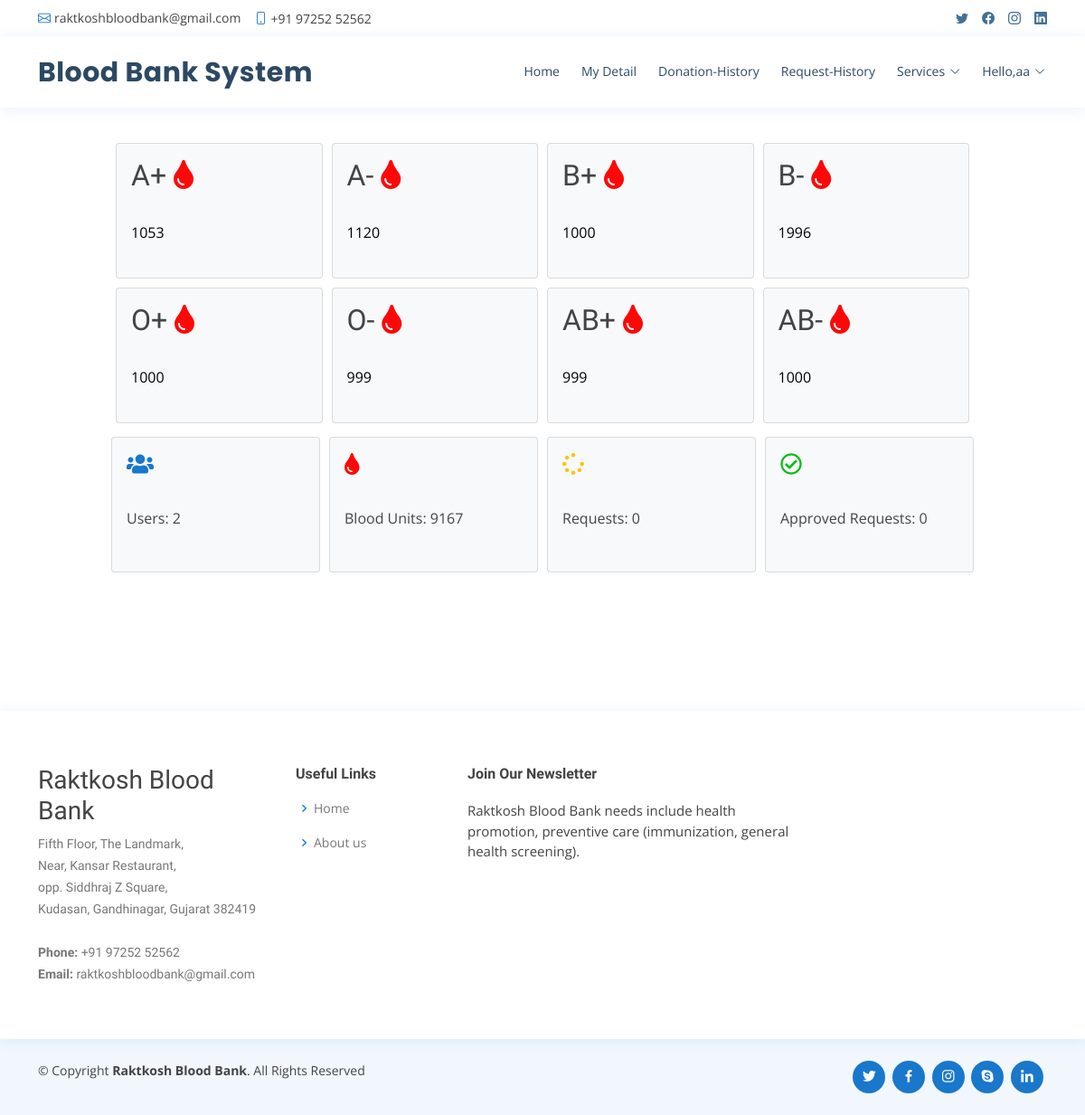
The page /admin_home (signed in) on the database its author committed.
### raktkosh/models.py (models this page shows, shortened)
class Category(models.Model):
    name = models.CharField(max_length=100, null=True, blank=True)

class Stock(models.Model):
    bloodgroup = models.CharField(max_length=10)
    unit = models.PositiveIntegerField(default=0)
    category = models.ForeignKey(Category, on_delete=models.CASCADE)
    user_profile = models.ForeignKey(UserProfile, on_delete=models.CASCADE, null=True, default=None)  # Manually added user_profile field with a default value of None

### raktkosh/views.py (the view)
# urls.py: path('admin_home', views.admin_home, name='admin_home'),
@login_required(login_url='admin_login')
def admin_home(request):
    categories = Category.objects.all()
    stocks = Stock.objects.all()
    total_donors = UserProfile.objects.all().count()
    total_blood_units = Stock.objects.aggregate(total_units=Sum('unit'))['total_units'] or 0
    total_requests = BloodRequest.objects.all().count()
    total_approved_requests = BloodRequest.objects.filter(status='Approved').count()
    if request.method == 'POST':
        form = BloodForm(request.POST)
        if form.is_valid():
            bloodgroup = form.cleaned_data['bloodgroup']
            unit = form.cleaned_data['unit']
            stock, created = Stock.objects.get_or_create(bloodgroup=bloodgroup)
            stock.unit += unit
            stock.save()
            messages.success(request, 'Stock updated successfully.')
            return redirect('admin_home')
        else:
            messages.error(request, 'Error updating stock.')
    else:
        form = BloodForm()
    context = {
        'categories': categories,
        'stocks': stocks,
        'total_donors': total_donors,
        'total_blood_units': total_blood_units,
        'total_requests': total_requests,
        'total_approved_requests': total_approved_requests,
        'form': form,
    }
    return render(request, 'admin_home.html', context)

### raktkosh/templates/admin_home.html
{% extends 'base.html' %}
{% block body %}
{% load widget_tweaks %}
{% load static %}
{% load active_link_tags %}
<div class="container" style="padding: 100px;">
    <div class="row" style="padding: 5px;">
        {% for category in categories %}
        <div class="col-sm-3" style="padding: 5px;">
            <div class="card bg-light" style="height: 150px; overflow:auto; scrollbar-width: none;">
                <div class="card-body">
                    <div class="blood">
                        <h2 >{{ category.name }} <i style="color: rgb(253, 8, 8);" class="fas fa-tint"></i></h2>
                    </div><br>
                    <div style="color: rgb(0,0,0);">
                        {% for stock in stocks %}
                            {% if stock.bloodgroup == category.name %}
                                {{ stock.unit }}
                            {% endif %}
                        {% endfor %}
                    </div>
                </div>
            </div>
        </div>
        {% endfor %}
    </div>
    <div class="row">
        <div class="col-sm-3" style="padding: 5px;">
            <div class="card bg-light" style="height: 150px; overflow:auto; scrollbar-width: none;">
                <div class="card-body">
                    <div class="blood">
                        <h4>
                            <i style="color: #1977cc;" class="fas fa-users"></i>
                        </h4>
                    </div><br>
                    <div>
                        Users: {{ total_donors }}
                    </div>
                </div>
            </div>
        </div>
        <div class="col-sm-3" style="padding: 5px;">
            <div class="card bg-light" style="height: 150px; overflow:auto; scrollbar-width: none;">
                <div class="card-body">
                    <div class="blood">
                        <h4>
                            <i style="color: rgb(253, 8, 8);" class="fas fa-tint"></i>
                        </h4>
                    </div><br>
                    <div>
                        Blood Units: {{ total_blood_units }}
                    </div>
                </div>
            </div>
        </div>
        <div class="col-sm-3" style="padding: 5px;">
            <div class="card bg-light" style="height: 150px; overflow:auto; scrollbar-width: none;">
                <div class="card-body">
                    <div class="blood">
                        <h4>
                            <i style="color: rgb(253, 196, 8);" class="fas fa-spinner"></i>
                        </h4>
                    </div><br>
                    <div>
                        Requests: {{ total_requests }}
                    </div>
                </div>
            </div>
        </div>
        <div class="col-sm-3" style="padding: 5px;">
            <div class="card bg-light" style="height: 150px; overflow:auto; scrollbar-width: none;">
                <div class="card-body">
                    <div class="blood">
                        <h4>
                            <i style="color: rgb(10, 187, 25);"class="far fa-check-circle"></i>
                        </h4>
                    </div><br>
                    <div style="margin-bottom: 5px;">
                        Approved Requests: {{ total_approved_requests }}
                    </div>
                </div>
            </div>
        </div>
    </div>
</div>
{% endblock %}

### raktkosh/templates/base.html (shortened to what this page needs)
<!DOCTYPE html>
<html lang="en">
  {% load static %}
  {% load active_link_tags %}
<head>
  <link href="{% static 'vendor/fontawesome-free/css/all.min.css' %}" rel="stylesheet">
  <link href="{% static 'vendor/animate.css/animate.min.css' %}" rel="stylesheet">
  <link href="{% static 'vendor/bootstrap/css/bootstrap.min.css' %}" rel="stylesheet">
  <link href="{% static 'vendor/bootstrap-icons/bootstrap-icons.css' %}" rel="stylesheet">
  <link href="{% static 'vendor/boxicons/css/boxicons.min.css' %}" rel="stylesheet">
  <link href="{% static 'vendor/glightbox/css/glightbox.min.css' %}" rel="stylesheet">
  <link href="{% static 'vendor/remixicon/remixicon.css' %}" rel="stylesheet">
  <link href="{% static 'vendor/swiper/swiper-bundle.min.css' %}" rel="stylesheet">
  <link href="{% static 'css/style.css' %}" rel="stylesheet">
  <link rel="stylesheet" href="https://cdnjs.cloudflare.com/ajax/libs/font-awesome/4.7.0/css/font-awesome.min.css">
  <link rel='stylesheet' type='text/css' href="https://cdn.datatables.net/1.10.21/css/jquery.dataTables.min.css">
  <link rel='stylesheet' type='text/css' href="https://cdn.datatables.net/buttons/1.6.2/css/buttons.dataTables.min.css">
</head>
<body>
  <div id="topbar" class="d-flex align-items-center fixed-top">
    <div class="container d-flex justify-content-between">
      <div class="contact-info d-flex align-items-center">
        <i class="bi bi-envelope"></i> <a href="mailto:contact@example.com">raktkoshbloodbank@gmail.com</a>
        <i class="bi bi-phone"></i> +91 97252 52562
      </div>
      <div class="d-none d-lg-flex social-links align-items-center">
        <a href="#" class="twitter"><i class="bi bi-twitter"></i></a>
        <a href="#" class="facebook"><i class="bi bi-facebook"></i></a>
        <a href="#" class="instagram"><i class="bi bi-instagram"></i></a>
        <a href="#" class="linkedin"><i class="bi bi-linkedin"></i></i></a>
      </div>
    </div>
  </div>
  <header id="header" class="fixed-top">
    <div class="container d-flex align-items-center">
      <h1 class="logo me-auto"><a href="index.html">Blood Bank System</a></h1>
      {% if request.user.is_staff %}
      <nav id="navbar" class="navbar order-last order-lg-0">
        <ul>
          <li><a class="{% active_link 'admin_home' %}" href="{% url 'admin_home' %}">Home</a></li>
          <!-- <li class="dropdown"><a href="#"><span>Category</span> <i class="bi bi-chevron-down"></i></a>
            <ul>
              <li><a href="/add_category">Add Blood Category</a></li>
              <li><a href="/view_category">View Blood Category</a></li>
            </ul>
          </li> -->
          <li><a class="{% active_link 'view_user' %}" href="{% url 'view_user' %}">Users</a></li>
          <li><a class="{% active_link 'history' %}" href="{% url 'history' %}">history</a></li>
          <li class="dropdown"><a href="#"><span>Services</span> <i class="bi bi-chevron-down"></i></a>
            <ul>
              <li><a href="{% url 'request_blood' %}">Request for Blood</a></li>
              <li><a href="/donator_blood">Donate for Blood</a></li>
            </ul>
          </li>
          <li><a class="{% active_link 'admin_blood' %}" href="{% url 'admin_blood' %}">Stock</a></li>
          <li class="dropdown">
            <a href="#" class="appointment-btn scrollto" style="color: #fff;"><span class="d-none d-md-inline">Welcome,</span> {{request.user.username}} <i class="bi bi-chevron-down"></i></a>
            <ul>
              <li><a href="{% url 'change_password' %}">Change Password</a></li>
              <li><a href="{% url 'logout' %}">Logout</a></li>
            </ul>
          </li>
        </ul>
        <i class="bi bi-list mobile-nav-toggle"></i>
      </nav>
      {% elif request.user.is_authenticated %}
      <nav id="navbar" class="navbar order-last order-lg-0">
        <ul>
          <li><a class="" href="{% url 'home' %}">Home</a></li>
          <li><a class="{% active_link 'profile' %}" href="/profile">My Detail</a></li>
          <li><a class="{% active_link 'donation_history' %}" href="/donation_history">Donation-History</a></li>
          <li><a class="{% active_link 'request_history' %}" href="{% url 'request_history' %}">Request-History</a></li>
          <li class="dropdown"><a href="#"><span>Services</span> <i class="bi bi-chevron-down"></i></a>
          </li>
          <li class="dropdown"><a href="#"><span>Hello,{{request.user.username}}</span> <i class="bi bi-chevron-down"></i></a>
          </li>
        </ul>
      </nav>
      {% endif %}
  </header>
  <div class="mt-5 mb-5" style="margin-top:14%">
  {% block body %}
  {% endblock %}
  </div>
  <footer id="footer">
    <div class="footer-top">
      <div class="container">
        <div class="row">
          <div class="col-lg-3 col-md-6 footer-contact">
            <h3>Raktkosh Blood Bank</h3>
            <p>
              Fifth Floor, The Landmark,<br>
               Near, Kansar Restaurant,<br>
                opp. Siddhraj Z Square,<br>
                 Kudasan, Gandhinagar, Gujarat 382419 <br><br>
              <strong>Phone:</strong> +91 97252 52562<br>
              <strong>Email:</strong> raktkoshbloodbank@gmail.com<br>
            </p>
          </div>
          <div class="col-lg-2 col-md-6 footer-links">
            <h4>Useful Links</h4>
            <ul>
              <li><i class="bx bx-chevron-right"></i> <a href="#">Home</a></li>
              <li><i class="bx bx-chevron-right"></i> <a href="#">About us</a></li>
            </ul>
          </div>
          <div class="col-lg-4 col-md-6 footer-newsletter">
            <h4>Join Our Newsletter</h4>
            <p>Raktkosh Blood Bank needs include health promotion, preventive care (immunization, general health screening).</p>
          </div>
        </div>
      </div>
    </div>
    <div class="container d-md-flex py-4">
      <div class="me-md-auto text-center text-md-start">
        <div class="copyright">
          &copy; Copyright <strong><span>Raktkosh Blood Bank</span></strong>. All Rights Reserved
        </div>
        <div class="credits">
        </div>
      </div>
      <div class="social-links text-center text-md-right pt-3 pt-md-0">
        <a href="#" class="twitter"><i class="bx bxl-twitter"></i></a>
        <a href="#" class="facebook"><i class="bx bxl-facebook"></i></a>
        <a href="#" class="instagram"><i class="bx bxl-instagram"></i></a>
        <a href="#" class="google-plus"><i class="bx bxl-skype"></i></a>
        <a href="#" class="linkedin"><i class="bx bxl-linkedin"></i></a>
      </div>
    </div>
  </footer>
</body>
</html>

### raktkosh/static/css/style.css (style rules this page uses)
body { font-family: "Open Sans", sans-serif; color: #444444; }
a { color: #1977cc; text-decoration: none; }
h1, h2, h3, h4, h5, h6 { font-family: "Raleway", sans-serif; }
#topbar { background: #fff; height: 40px; font-size: 14px; transition: all 0.5s; z-index: 996; }
#topbar .contact-info a { line-height: 1; color: #444444; transition: 0.3s; }
#topbar .contact-info i { color: #1977cc; padding-right: 4px; margin-left: 15px; line-height: 0; }
#topbar .contact-info i:first-child { margin-left: 0; }
#topbar .social-links a { color: #437099; padding-left: 15px; display: inline-block; line-height: 1px; transition: 0.3s; }
#topbar .social-links a:first-child { border-left: 0; }
#header { background: #fff; transition: all 0.5s; z-index: 997; padding: 15px 0; top: 40px; box-shadow: 0px 2px 15px rgba(25, 119, 204, 0.1); }
#header .logo { font-size: 30px; margin: 0; padding: 0; line-height: 1; font-weight: 700; letter-spacing: 0.5px; font-family: "Poppins", sans-serif; }
#header .logo a { color: #2c4964; }
.navbar { padding: 0; }
.navbar ul { margin: 0; padding: 0; display: flex; list-style: none; align-items: center; }
.navbar li { position: relative; }
.navbar>ul>li { position: relative; white-space: nowrap; padding: 8px 0 8px 20px; }
.navbar a, .navbar a:focus { display: flex; align-items: center; justify-content: space-between; font-size: 14px; color: #2c4964; white-space: nowrap; transition: 0.3s; border-bottom: 2px solid #fff; padding: 5px 2px; }
.navbar a i, .navbar a:focus i { font-size: 12px; line-height: 0; margin-left: 5px; }
#footer { color: #444444; font-size: 14px; background: #f1f7fd; }
#footer .footer-top { padding: 60px 0 30px 0; background: #fff; box-shadow: 0px 2px 15px rgba(25, 119, 204, 0.1); }
#footer .footer-top .footer-contact { margin-bottom: 30px; }
#footer .footer-top .footer-contact p { font-size: 14px; line-height: 24px; margin-bottom: 0; font-family: "Raleway", sans-serif; color: #777777; }
#footer .footer-top h4 { font-size: 16px; font-weight: bold; color: #444444; position: relative; padding-bottom: 12px; }
#footer .footer-top .footer-links { margin-bottom: 30px; }
#footer .footer-top .footer-links ul { list-style: none; padding: 0; margin: 0; }
#footer .footer-top .footer-links ul i { padding-right: 2px; color: #1c84e3; font-size: 18px; line-height: 1; }
#footer .footer-top .footer-links ul li { padding: 10px 0; display: flex; align-items: center; }
#footer .footer-top .footer-links ul li:first-child { padding-top: 0; }
#footer .footer-top .footer-links ul a { color: #777777; transition: 0.3s; display: inline-block; line-height: 1; }
#footer .footer-newsletter { font-size: 15px; }
#footer .footer-newsletter h4 { font-size: 16px; font-weight: bold; color: #444444; position: relative; padding-bottom: 12px; }
#footer .credits { padding-top: 5px; font-size: 13px; color: #444444; }
#footer .social-links a { font-size: 18px; display: inline-block; background: #1977cc; color: #fff; line-height: 1; padding: 8px 0; margin-right: 4px; border-radius: 50%; text-align: center; width: 36px; height: 36px; transition: 0.3s; }

### rows shown on the page
Category: name "A+"
Stock: unit "1053"
Category: name "A-"
Stock: unit "1120"
Category: name "B+"
Stock: unit "1000"
Category: name "B-"
Stock: unit "1996"
Category: name "O+"
Stock: unit "1000"
Category: name "O-"
Stock: unit "999"
Category: name "AB+"
Stock: unit "999"
Category: name "AB-"
Stock: unit "1000"

### other values the page prints
{{ request.user.username }} "aa"
{{ total_donors }} "2"
{{ total_blood_units }} "9167"
{{ total_requests }} "0"
{{ total_approved_requests }} "0"
